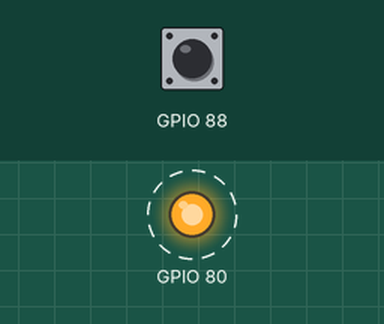
This sketch was run on a simulated ESP32-S3. Shown: output pins drawn as LEDs (lit = HIGH). Dashed ring = blinking. The inputs (shaded band) are chosen by the test bench; at power-on: GPIO 88 HIGH. What the sketch prints to the serial monitor is not drawn.

Above: at 0.5 s.
Timing chart, 0 to 3.3 s (numbered marks = the images above):
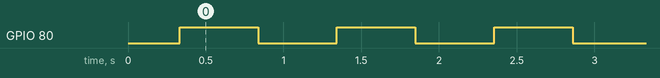

Measured:
- by itself, GPIO 80: alternates HIGH for 0.51 s and LOW for 0.51 s

The sketch:

15_mcp23017_expander.ino
```cpp
/*
 * AQROOT ALPHA TEST 15 - MCP23017 I2C GPIO EXPANDER (Waveshare)
 * ------------------------------------------------------------
 * *** HISTORICAL ALPHA TEST - THE PART UNDER TEST IS NO LONGER IN THE BETA DESIGN. ***
 *
 * Corrected 2026-07-27: AQROOT Beta uses TWO Texas Instruments TCA9535PWR expanders,
 * U60 @ 0x20 (buttons + internal control) and U61 @ 0x21 (community header). The
 * MCP23017 was dropped because current I2C silicon has output-only GPA7/GPB7
 * limitations and the community header requires all 15 exposed XGPIO to be genuinely
 * bidirectional. See "05 - Design Decisions Log" and "11 - Beta Pin Map v0.2" section 7.
 *
 * This sketch is KEPT AS-IS as an accurate record of what was actually bench-tested on
 * 2026-07-26. It is a real MCP23017 test and it passed. It validates the ARCHITECTURAL
 * PATTERN (I2C-mediated GPIO doing real in/out while coexisting with the FT6236 touch and
 * BMI270 IMU on the shared bus) and NOTHING about the TCA9535PWR.
 *
 * DO NOT treat this as TCA9535 validation, and DO NOT port it in place - the register
 * models differ fundamentally. The TCA9535 has ONE open-drain /INT per device (no
 * INTA/INTB), no INTF/INTCAP capture registers, no interrupt-on-change configuration, and
 * NO internal pull-ups. Its complete register set is 0x00/0x01 Input Port 0/1,
 * 0x02/0x03 Output Port 0/1, 0x04/0x05 Polarity Inversion 0/1, 0x06/0x07 Configuration 0/1.
 * A new TCA9535 bring-up sketch should be written for Beta rather than adapting this one.
 *
 * Board : Waveshare MCP23017 IO Expansion Board
 * Lib   : "Adafruit MCP23017 Arduino Library" (wrong library for Beta - MCP23017-specific)
 *
 * WIRING (Waveshare MCP23017):
 *   VCC -> 3V3    GND -> GND    SDA -> GPIO 1    SCL -> GPIO 2
 *   INTA / INTB   -> unconnected
 *   RESET handled onboard (no wire needed)
 *   A0/A1/A2 left OPEN = address 0x27 (short to GND for lower addrs)
 *
 * SELF-TEST JUMPER: PA0 <-> PB0 on the board
 *   sketch drives PA0 (lib pin 0) and reads PB0 (lib pin 8)
 *
 * Auto-detects the address from an I2C scan (0x20-0x27 range).
 */

#include <Arduino.h>
#include <Wire.h>
#include <Adafruit_MCP23X17.h>

#define I2C_SDA 1
#define I2C_SCL 2

#define PIN_DRIVE 0    // PA0
#define PIN_SENSE 8    // PB0

Adafruit_MCP23X17 mcp;
bool ready = false;
uint8_t foundAddr = 0;

void setup() {
  Serial.begin(115200);
  uint32_t t0 = millis();
  while (!Serial && (millis() - t0) < 3000) delay(10);
  delay(300);

  Serial.println();
  Serial.println(F("========================================"));
  Serial.println(F(" AQROOT TEST 15 - MCP23017 (Waveshare)"));
  Serial.println(F("========================================"));
  Serial.printf ("  I2C SDA %d | SCL %d\n", I2C_SDA, I2C_SCL);
  Serial.println(F("  self-test jumper: PA0 <-> PB0"));
  Serial.println(F("----------------------------------------"));

  Wire.begin(I2C_SDA, I2C_SCL);

  Serial.println(F("  scanning I2C bus..."));
  for (uint8_t a = 1; a < 127; a++) {
    Wire.beginTransmission(a);
    if (Wire.endTransmission() == 0) {
      Serial.printf("    device at 0x%02X\n", a);
      if (a >= 0x20 && a <= 0x27) foundAddr = a;  // MCP23017 range
    }
  }
  Serial.println();

  if (foundAddr == 0) {
    Serial.println(F("  !! no MCP23017 found in 0x20-0x27 range"));
    Serial.println(F("     check VCC->3V3, GND, SDA->1, SCL->2"));
    return;
  }
  Serial.printf ("  using MCP23017 at 0x%02X\n", foundAddr);

  if (!mcp.begin_I2C(foundAddr, &Wire)) {
    Serial.println(F("  !! begin_I2C failed"));
    return;
  }
  Serial.println(F("  MCP23017 initialized OK."));

  mcp.pinMode(PIN_DRIVE, OUTPUT);
  mcp.pinMode(PIN_SENSE, INPUT);
  ready = true;

  Serial.println(F("  running PA0->PB0 loopback self-test..."));
  Serial.println();
}

void loop() {
  if (!ready) { delay(500); return; }

  static int pass = 0, fail = 0;
  static bool level = false;
  static bool announced = false;

  level = !level;
  mcp.digitalWrite(PIN_DRIVE, level ? HIGH : LOW);
  delay(5);
  int readBack = mcp.digitalRead(PIN_SENSE);

  bool ok = (readBack == (level ? HIGH : LOW));
  if (ok) pass++; else fail++;

  Serial.printf("  drove PA0=%d  read PB0=%d  %s   (pass %d / fail %d)\n",
                level ? 1 : 0, readBack,
                ok ? "OK" : "MISMATCH", pass, fail);

  if (!announced && fail == 0 && pass >= 6) {
    announced = true;
    Serial.println();
    Serial.println(F("  ****************************************"));
    Serial.println(F("  ***   MCP23017 EXPANDER VALIDATED    ***"));
    Serial.println(F("  ****************************************"));
    Serial.printf ("  address 0x%02X, PA0->PB0 loopback clean.\n", foundAddr);
    Serial.println();
  }

  if (!ok && pass + fail > 3 && fail > pass) {
    Serial.println(F("  ** mismatches: is the PA0<->PB0 jumper connected?"));
  }

  delay(500);
}
```
